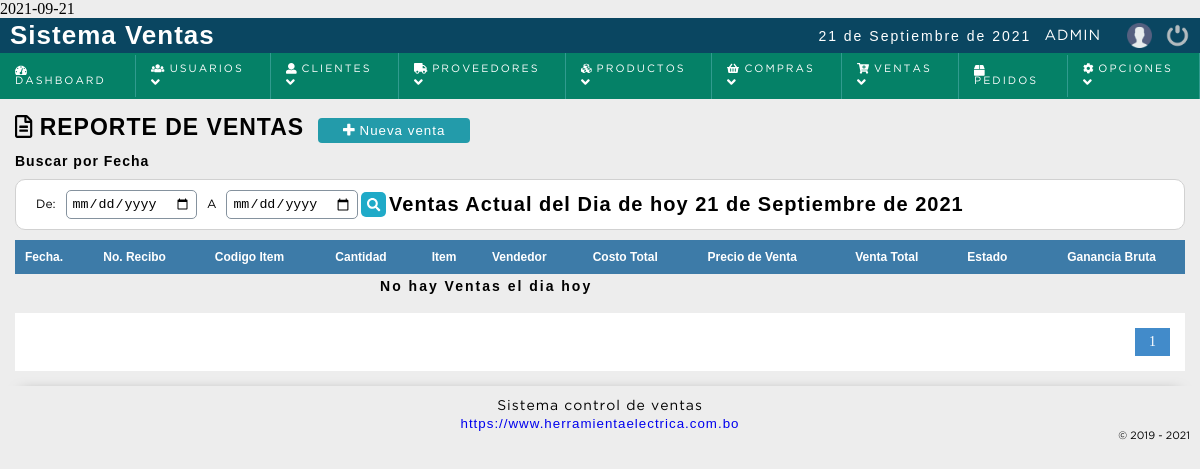
Page /sistema/ventas/reporte_ventas.php (signed in) on the earlier database version.
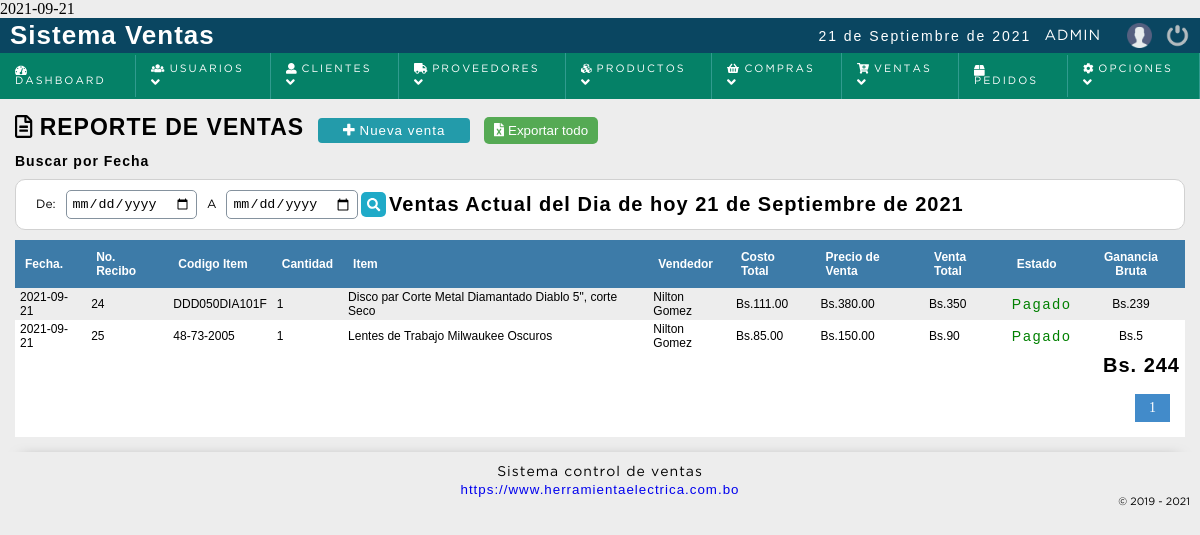
Same page on the later database version.
### tables this page shows
CREATE TABLE `detallefactura` (
  `correlativo` bigint(11) NOT NULL,
  `nofactura` bigint(11) DEFAULT NULL,
  `codproducto` int(11) DEFAULT NULL,
  `cantidad` int(11) DEFAULT NULL,
  `precio_venta` decimal(10,2) DEFAULT NULL,
  `impuestoid` bigint(20) NOT NULL
);

CREATE TABLE `factura` (
  `nofactura` bigint(11) NOT NULL,
  `serieid` bigint(20) NOT NULL,
  `factura_serie` bigint(20) NOT NULL,
  `fecha` date NOT NULL,
  `usuario` int(11) DEFAULT NULL,
  `codcliente` int(11) DEFAULT NULL,
  `totalfactura` decimal(10,2) DEFAULT NULL,
  `descuento` decimal(20,2) NOT NULL,
  `tipopago_id` int(11) NOT NULL,
  `efectivo` decimal(10,2) NOT NULL,
  `dateadd` datetime NOT NULL DEFAULT current_timestamp(),
  `estatus` int(11) NOT NULL DEFAULT 1
);

CREATE TABLE `producto` (
  `codproducto` int(11) NOT NULL,
  `codebar` varchar(50) NOT NULL,
  `producto` varchar(255) NOT NULL,
  `descripcion` text DEFAULT NULL,
  `categoria` bigint(20) NOT NULL,
  `marca_id` bigint(20) DEFAULT NULL,
  `presentacion_id` bigint(20) NOT NULL,
  `precio_compra` decimal(10,2) NOT NULL DEFAULT 0.00,
  `precio` decimal(10,2) NOT NULL DEFAULT 0.00,
  `impuesto_id` bigint(20) NOT NULL,
  `existencia` float NOT NULL DEFAULT 0,
  `existencia_minima` int(11) NOT NULL DEFAULT 1,
  `ubicacion_id` bigint(20) DEFAULT NULL,
  `date_add` datetime NOT NULL DEFAULT current_timestamp(),
  `usuario_id` int(11) NOT NULL,
  `estatus` int(11) NOT NULL DEFAULT 1,
  `foto` text DEFAULT NULL,
  `coditem` varchar(25) DEFAULT NULL
);

CREATE TABLE `usuario` (
  `idusuario` int(11) NOT NULL,
  `dpi` varchar(20) NOT NULL,
  `nombre` varchar(50) DEFAULT NULL,
  `telefono` bigint(20) NOT NULL,
  `correo` varchar(100) DEFAULT NULL,
  `usuario` varchar(15) DEFAULT NULL,
  `clave` varchar(100) DEFAULT NULL,
  `cod_temp` varchar(200) DEFAULT NULL,
  `rol` int(11) DEFAULT NULL,
  `dateadd` datetime NOT NULL DEFAULT current_timestamp(),
  `estatus` int(11) NOT NULL DEFAULT 1
);

### sistema/includes/config.php (called while the page is built)
<?php
	$base_url = "http://localhost/sistema_facturacion";
?>

### sistema/includes/functions.php (called while the page is built, shortened)
<?php
	function fechaC(){
		$mes = array("","Enero",
					  "Febrero",
					  "Marzo",
					  "Abril",
					  "Mayo",
					  "Junio",
					  "Julio",
					  "Agosto",
					  "Septiembre",
					  "Octubre",
					  "Noviembre",
					  "Diciembre");
		return date('d')." de ". $mes[date('n')] . " de " . date('Y');
	}
	function decrypt($string, $key) {
	   $result = '';
	   $string = base64_decode($string);
	   for($i=0; $i<strlen($string); $i++) {
	      $char = substr($string, $i, 1);
	      $keychar = substr($key, ($i % strlen($key))-1, 1);
	      $char = chr(ord($char)-ord($keychar));
	      $result.=$char;
	   }
	   return $result;
	}
 ?>

### sistema/ventas/reporte_ventas.php (the view, shortened to what this page needs)
<?php
	include "../../conexion.php";
	$sql_registe = mysqli_query($conection,"SELECT COUNT(*) as total_registro FROM factura");
	$result_register = mysqli_fetch_array($sql_registe);
	$total_registro = $result_register['total_registro'];
	$por_pagina = 200;
	if(empty($_GET['pagina']))
	{
		$pagina = 1;
	}else{
		$pagina = $_GET['pagina'];
	}
	$total_paginas = ceil($total_registro / $por_pagina);
	$fecha = date('Y-m-d');
	$query = mysqli_query($conection,"SELECT *
										FROM  detallefactura as df, producto AS p, factura AS f, usuario AS u
										WHERE  f.usuario= u.idusuario AND f.fecha = '$fecha' and df.codproducto = p.codproducto and df.nofactura=f.nofactura
		");
 ?>
<!DOCTYPE html>
<html lang="en">
<head>
	<?php include "../includes/scripts.php"; ?>
</head>
<body>
	<?php include "../includes/header.php"; ?>
	<section id="container">
		<h1><i class="far fa-file-alt"></i> Reporte de ventas</h1>
		<a href="nueva_venta.php" class="btn_new"><i class="fas fa-plus"></i></i> Nueva venta</a>
		<?php if( $result > 0  and ($_SESSION['rol'] == 1 or $_SESSION['rol'] == 2)){ ?>
		<form action="exportar.php" method="post" class="formExport" >
			<button type="submit" class="bntExport"> <i class="fas fa-file-excel"></i> Exportar todo</button>
		</form>
		<?php } ?>
		<div>
			<h5>Buscar por Fecha</h5>
			<form action="busqueda_reporte_venta.php" method="get" class="form_search_date">
				<label>De: </label>
				<input type="date" name="fecha_de" id="fecha_de" required>
				<label> A </label>
				<input type="date" name="fecha_a" id="fecha_a" required>
				<button type="submit" class="btn_view"><i class="fas fa-search"></i></button>
				<?php	$hoy = fechaC(); ?>
				<p class="fechaLarga"><h2><?php echo " Ventas Actual del Dia de hoy $hoy"; ?></h2></P>
			</form>
		</div>
	<div class="containerTable">
		<table>
			<tr>
				<th>Fecha.</th>
				<th>No. Recibo</th>
				<th>Codigo Item</th>
				<th>Cantidad</th>
				<th>Item</th>
				<th>Vendedor</th>
				<th>Costo Total </th>
				<th>Precio de Venta</th>
				<th>Venta Total</th>
				<th>Estado</th>
				<th class="textcenter">Ganancia Bruta</th>
			</tr>
		<?php
			if($result > 0){
					$resultado = 0;
				while ($data = mysqli_fetch_array($query)) {
			?>
				<?php	$precio_venta_final = $data["precio_venta"] - $data["descuento"];
				$estatus = ($data['estatus'] == 1 ) ? '<p style="color:green;">Pagado</p>' : '<p style="color:red;">Anulado</p>';
				?>
						<td><?php echo $data["fecha"]; ?></td>
						<td><?php echo $data["nofactura"]; ?></td>
						<td><?php echo $data["coditem"]; ?></td>
						<td><?php echo $data["cantidad"]; ?></td>
						<td><?php echo $data["descripcion"]; ?></td>
						<td><?php echo $data["nombre"]; ?></td>
						<td><?php echo "Bs.";echo $data["precio_compra"]; ?></td>
						<td><?php echo "Bs.";echo $data["precio"]; ?></td>
						<td><?php echo "Bs.";echo "$precio_venta_final" ?></td>
						<td><?php echo "$estatus"; ?></td>
							<?php $gananciabruta = "$precio_venta_final" - $data["precio_compra"];  ?>
						<td align="center"><?php echo "Bs.";echo "$gananciabruta"; ?></td>
					<?php $resultado= "$resultado" + "$gananciabruta";
							?>
		<?php
				}
				?>
				<table align="right"><tr><td align="right"><P><h2><?php echo" Bs. $resultado"; ?></h2></p></td></tr> </table>
		<?php
			}
			else{
				echo '<tr><td colspan="9" align="center"><p><strong>No hay Ventas el dia hoy</strong></p></td></tr>';
			}
		 ?>
		</table>
	</div>
	<?php
		if($total_registro != 0)
		{
	 ?>
		<div class="paginador">
			<ul>
			<?php
				for ($i=1; $i <= $total_paginas; $i++) {
					if($i == $pagina)
					{
						echo '<li class="pageSelected">'.$i.'</li>';
					}else{
						echo '<li><a href="?pagina='.$i.'">'.$i.'</a></li>';
					}
				}
			 ?>
			</ul>
		</div>
	<?php } ?>
	</section>
	<?php include "../includes/footer.php"; ?>
</body>
</html>

### sistema/includes/scripts.php (shortened to what this page needs)
<?php
	include_once __DIR__."/config.php";
	$stylecss = '<link rel="stylesheet" type="text/css" href="'.$base_url.'/sistema/css/style.css">';
	$responsivecss = '<link rel="stylesheet" type="text/css" href="'.$base_url.'/sistema/css/responsive.css">';
	$alertcss = '<link rel="stylesheet" type="text/css" href="'.$base_url.'/sistema/css/alert/alertify.css">';
	$semanticcss = '<link rel="stylesheet" type="text/css" href="'.$base_url.'/sistema/css/alert/themes/semantic.css">';
	$jqueryuicss = '<link rel="stylesheet" type="text/css" href="'.$base_url.'/sistema/css/jquery-ui.css">';
	echo $stylecss;
	echo $responsivecss;
	echo $alertcss;
	echo $semanticcss;
	echo $jqueryuicss;
?>
<?php
	include_once "functions.php";
?>

### sistema/includes/header.php (shortened to what this page needs)
<header>
	<div class="header">
		<h1>Sistema Ventas</h1>
		<div class="optionsBar">
			<p class="fechaLarga"><?php echo fechaC(); ?></p>
			<span class="user"><?php echo $_SESSION['user']; ?></span>
			<a href="<?php echo $base_url; ?>/sistema/" title="Mi Perfil"><img class="photouser" src="<?php echo $base_url; ?>/sistema/img/user.png" alt="Perfil"></a>
			<a href="<?php echo $base_url; ?>/sistema/salir.php"><img class="close" src="<?php echo $base_url; ?>/sistema/img/salir.png" alt="Salir del sistema" title="Salir"></a>
		</div>
	</div>
	<?php include "nav.php"; ?>
</header>

### sistema/includes/nav.php (shortened to what this page needs)
<nav class="nav_admin">
	<ul>
		<li><a href="<?php echo $base_url; ?>/sistema/dashboard.php"><i class="fas fa-tachometer-alt"></i> Dashboard</a></li>
	<?php
		if($_SESSION['rol'] == 1){
	 ?>
		<li class="principal">
			<a href="#"><i class="fas fa-users"></i> Usuarios <span class="arrow"><i class="fas fa-angle-down"></i></span></a>
		</li>
	<?php } ?>
		<li class="principal">
			<a href="#"><i class="fas fa-user"></i> Clientes <span class="arrow"><i class="fas fa-angle-down"></i></span></a>
		</li>
	<?php
		if($_SESSION['rol'] == 1 || $_SESSION['rol'] == 2){
	 ?>
		<li class="principal">
			<a href="#"><i class="fas fa-truck"></i> Proveedores <span class="arrow"><i class="fas fa-angle-down"></i></span></a>
		</li>
	<?php } ?>
		<li class="principal">
			<a href="#"><i class="fas fa-cubes"></i> Productos <span class="arrow"><i class="fas fa-angle-down"></i></span></a>
		</li>
	<?php if($_SESSION['rol'] == 1 || $_SESSION['rol'] == 2){ ?>
		<li class="principal">
			<a href="#"><i class="fas fa-shopping-basket"></i> Compras <span class="arrow"><i class="fas fa-angle-down"></i></span></a>
		</li>
	<?php
		}
	?>
		<li class="principal">
			<a href="#"><i class="fas fa-cart-plus"></i> Ventas <span class="arrow"><i class="fas fa-angle-down"></i></span></a>
		</li>
	<?php
		if($_SESSION['rol'] == 1 || $_SESSION['rol'] == 2){
	 ?>
		<li><a href="<?php echo $base_url; ?>/sistema/pedidos"><i class="fas fa-box"></i> Pedidos</a></li>
	<?php } ?>
	<?php if($_SESSION['rol'] == 1){ ?>
		<li class="principal">
			<a href="#"><i class="fas fa-cog"></i> Opciones <span class="arrow"><i class="fas fa-angle-down"></i></span></a>
		</li>
	<?php
		}
	?>
	</ul>
</nav>

### sistema/includes/footer.php
<footer class="footer">
	<div class="copy">
		<span>Sistema control de ventas</span><br>
		<a href="<?= WEB_EMPRESA ?>" target="_blanck"><?= WEB_EMPRESA ?></a>
	</div>
</footer>

### sistema/css/style.css (style rules this page uses)
* { margin: 0; padding: 0; box-sizing: border-box; }
body { background: #ededed; }
h1, h2, h3, h4, h5, h6 { font-family: 'arial'; font-weight: bold; letter-spacing: 1px; }
h1 { font-size: 26px; }
h2 { font-size: 20px; }
h5 { font-size: 14px; }
p { font-family: 'arial'; letter-spacing: 2px; font-size: 14px; line-height: 20px; }
a { text-decoration: none; font-family: arial; letter-spacing: 1px; }
span { font-family: 'GothamBook'; letter-spacing: 1px; font-size: 14px; line-height: 20px; }
header { position: fixed; width: 100%; z-index: 2; }
.header { color: #FFF; background: #0a4661; height: 35px; display: -webkit-flex; display: -moz-flex; display: -ms-flex; display: -o-flex; display: flex; justify-content: space-between; align-items: center; padding: 10px; }
.optionsBar { display: -webkit-flex; display: -moz-flex; display: -ms-flex; display: -o-flex; display: flex; justify-content: center; align-items: center; }
.optionsBar span { color: #FFF; font-size: 11pt; font-family: 'GothamBook'; text-transform: uppercase; margin-left: 13px; }
.photouser { margin-left: 13px; width: 25px; height: 25px; }
.close { width: 25px; height: 25px; }
.optionsBar a { display: -webkit-flex; display: -moz-flex; display: -ms-flex; display: -o-flex; display: flex; margin-left: 13px; }
.nav_admin { transition: 0.5s all; width: 100%; }
.nav_admin ul { background: #058167; list-style: none; display: -webkit-flex; display: -moz-flex; display: -ms-flex; display: -o-flex; display: flex; justify-content: left; align-items: center; }
.nav_admin ul > li a { position: relative; }
.nav_admin a { color: #FFF; display: block; font-size: 8pt; font-family: 'GothamBook'; padding: 10px 15px; text-transform: uppercase; letter-spacing: 2px; transition: background .5s; border-right: 1px solid #319B8F; }
#container { padding: 90px 15px 15px; }
form { background: #FFF; margin: auto; padding: 20px 43px; border: 1px solid #d1d1d1; }
label { display: block; font-size: 9pt; font-family: 'GothamBook'; margin: 15px auto 5px auto; }
input,select,textarea { display: block; width: 100%; font-size: 10pt; padding: 5px; border: 1px solid #85929e; border-radius: 5px; }
#container h1 { font-size: 23px; text-transform: uppercase; display: inline-block; }
.btn_new { display: inline-block; background: #239baa; color: #FFF; padding: 5px 25px; border-radius: 4px; border: 0; margin: 10px; cursor: pointer; font-size: 10pt; }
table { border-collapse: collapse; font-size: 9pt; font-family: 'arial'; width: 100%; }
table th { text-align: left; padding: 10px; background: #3d7ba8; color: #FFF; }
table tr:nth-child(odd) { background: #FFF; }
table td { padding: 2px 5px; }
.paginador ul { padding: 15px; list-style: none; background: #FFF; margin-top: 15px; display: -webkit-flex; display: -moz-flex; display: -ms-flex; display: -o-flex; display: flex; justify-content: flex-end; }
.paginador a, .pageSelected { color: #428bca; border: 1px solid #ddd; padding: 5px; display: inline-block; font-size: 14px; text-align: center; width: 35px; }
.pageSelected { color: #FFF; background: #428bca; border: 1px solid #428bca; }
.textcenter { text-align: center; }
.btn_view, .btn_edit, .btn_del, .btn_add, .btn_sendEmail, .btn_print { background-color: #1faac8; border: 0; border-radius: 5px; cursor: pointer; padding: 7px; margin: 0 3px; color: #FFF; }
.form_search_date { padding: 10px; display: flex; justify-content: flex-start; align-items: center; border-radius: 10px; margin: 10px auto; }
.form_search_date label { margin: 0 10px; }
.form_search_date input { width: auto; }
.form_search_date .btn_view { padding: 6px; }
.formExport { padding: initial; display: inline-block; background: initial; border: initial; }
.bntExport { cursor: pointer; color: #FFF; background: #55aa54; border: 0; padding: 6px 10px; border-radius: 5px; }
.footer { color:#000; padding: 10px; font-family: 'GothamBook'; font-size: 10pt; text-align: center; box-shadow: 0px -15px 14px -22px #777; }

Differences in the rows shown:
added detallefactura: factura.fecha "2021-09-21", factura.nofactura "24", producto.coditem "DDD050DIA101F", cantidad "1", producto.descripcion "Disco par Corte Metal Diamantado Diablo 5\", corte Seco", usuario.nombre "Nilton Gomez", producto.precio_compra "111.00", producto.precio "380.00", precio_venta.descuento "350", precio_venta.precio_compra "239"
added detallefactura: factura.fecha "2021-09-21", factura.nofactura "25", producto.coditem "48-73-2005", cantidad "1", producto.descripcion "Lentes de Trabajo Milwaukee Oscuros", usuario.nombre "Nilton Gomez", producto.precio_compra "85.00", producto.precio "150.00", precio_venta.descuento "90", precio_venta.precio_compra "5"
Other differences:
$resultado: (not shown) → "244"
text no longer shown: "No hay Ventas el dia hoy"
text now shown: "Exportar todo Bs."
